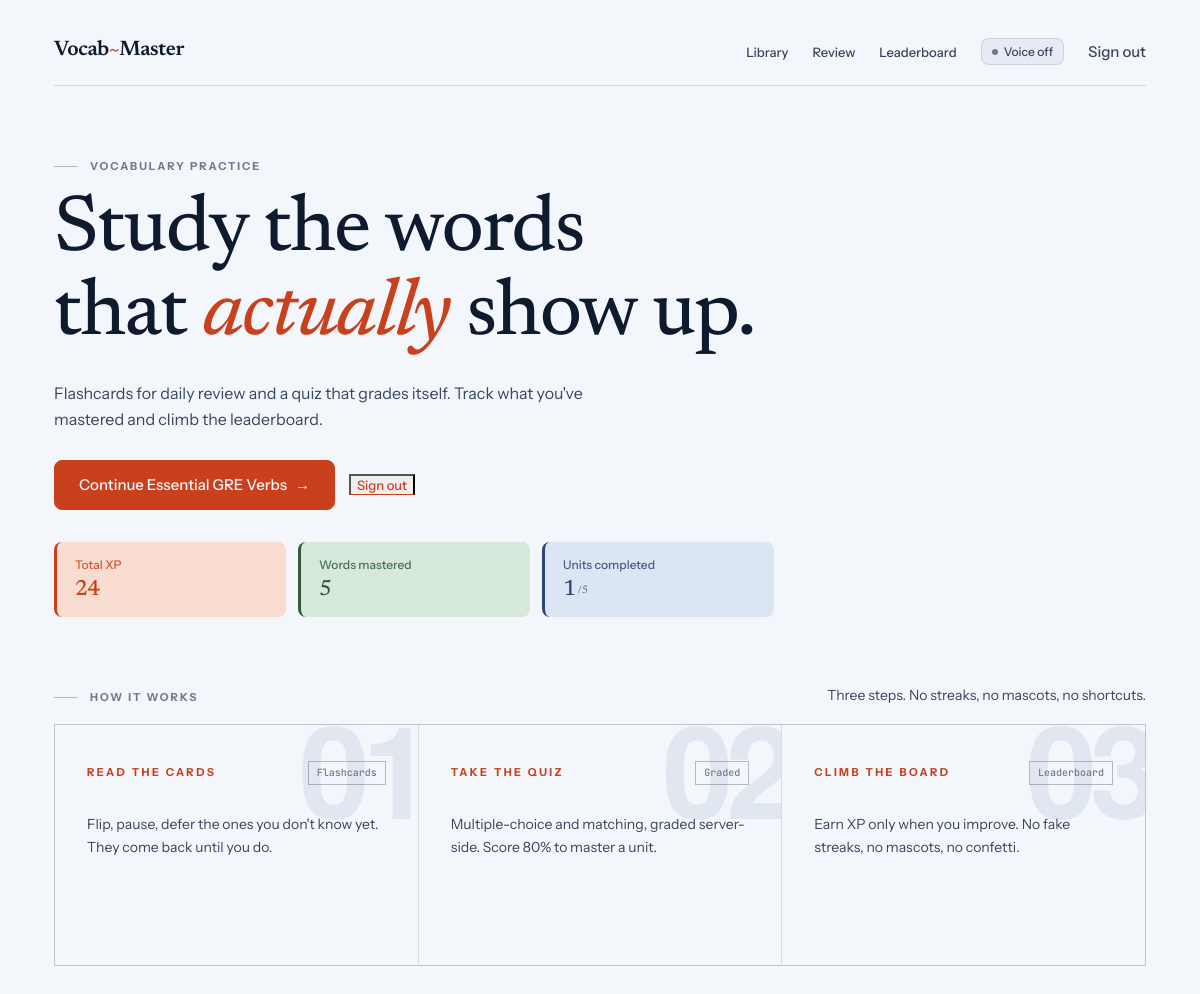
/ (signed in), run on an earlier commit of the app's database.
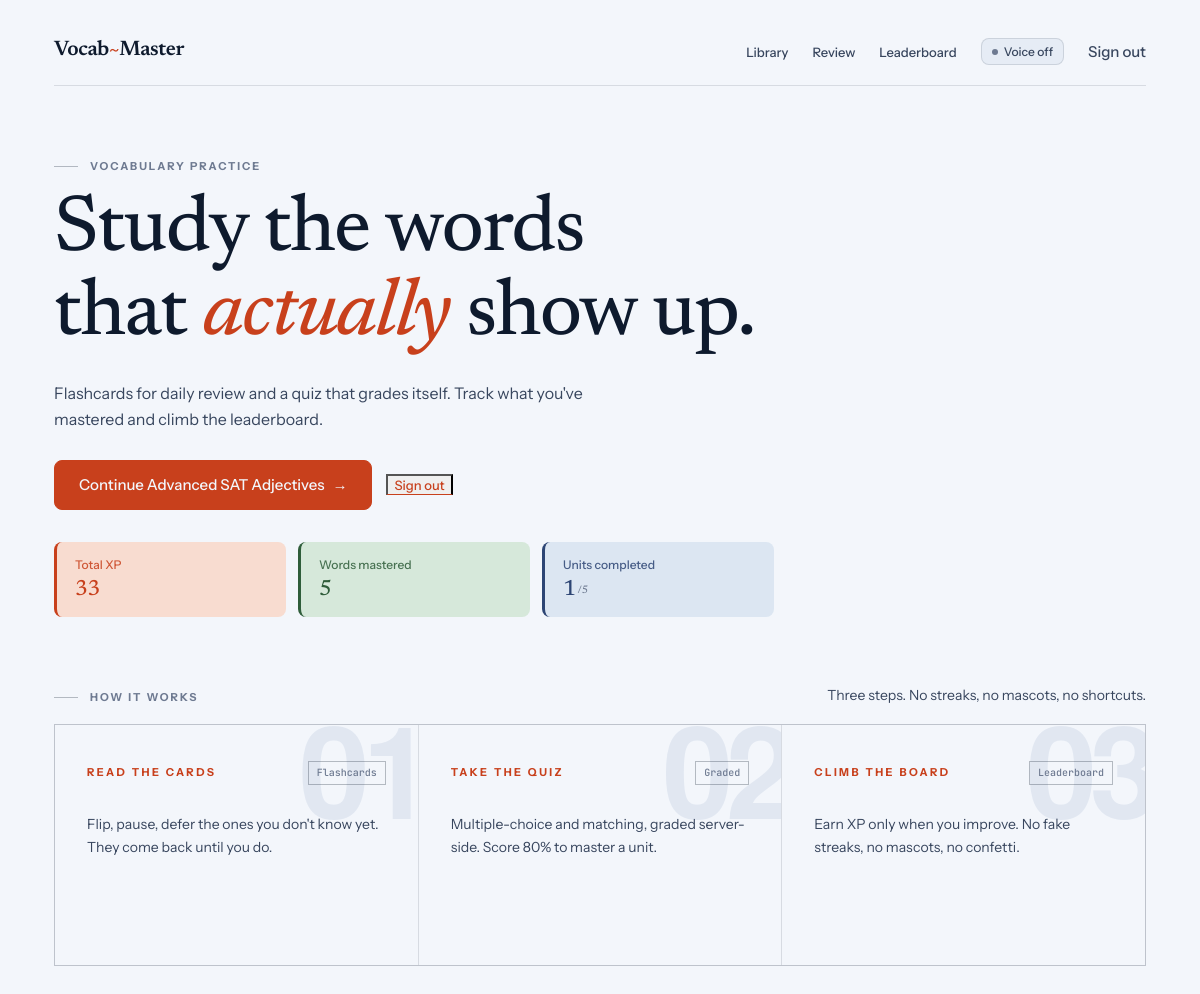
And on a later commit of the database.
### vocab/models.py (models this page shows, shortened)
class Unit(models.Model):
    title = models.CharField(max_length=150)
    slug = models.SlugField(unique=True, blank=True)

class Profile(models.Model):
    user = models.OneToOneField(User, on_delete=models.CASCADE)
    total_score = models.IntegerField(default=0)
    words_mastered = models.IntegerField(default=0)

### vocab/views.py (the view)
# urls.py: 2. Add a URL to urlpatterns:  path('', views.home, name='home')
def home(request):
    context = {}
    if request.user.is_authenticated:
        profile = _get_or_create_profile(request.user)
        progress_qs = (
            UnitProgress.objects
            .filter(user=request.user)
            .select_related('unit')
            .order_by('-id')
        )
        progress_list = list(progress_qs)
        completed = sum(1 for p in progress_list if p.is_completed)
        total_units = Unit.objects.count()
        last_progress = progress_list[0] if progress_list else None
        next_unit = (
            Unit.objects
            .exclude(id__in=[p.unit_id for p in progress_list if p.is_completed])
            .first()
        )
        resume_unit = last_progress.unit if last_progress else next_unit
        context.update({
            'profile': profile,
            'completed_units': completed,
            'total_units': total_units,
            'resume_unit': resume_unit,
            'last_progress': last_progress,
        })
    return render(request, 'vocab/index.html', context)

### vocab/context_processors.py (called while the page is built)
def due_review_count(request):
    if not request.user.is_authenticated:
        return {}
    count = FlashcardReview.objects.filter(
        user=request.user,
        next_review__lte=timezone.now().date(),
    ).count()
    return {'due_review_count': count}

### vocab/views.py (called while the page is built)
def _get_or_create_profile(user):
    profile, _ = Profile.objects.get_or_create(user=user)
    return profile

### vocab/templates/vocab/index.html (shortened to what this page needs)
{% extends "vocab/base.html" %}
{% block content %}
<section class="hero reveal">
    <span class="eyebrow"><span class="rule-tick"></span>Vocabulary practice</span>
    <h1 class="display hero-title">
        Study the words<br>
        that <em>actually</em> show up.
    </h1>
    <p class="hero-blurb">
        Flashcards for daily review and a quiz that grades itself.
        Track what you've mastered and climb the leaderboard.
    </p>
    <div class="hero-cta">
        {% if user.is_authenticated %}
            {% if resume_unit %}
                <a href="{% url 'unit_detail' resume_unit.slug %}" class="btn accent large">Continue {{ resume_unit.title }} <span class="arrow">&rarr;</span></a>
            {% else %}
                <a href="{% url 'unit_hub' %}" class="btn accent large">Go to library <span class="arrow">&rarr;</span></a>
            {% endif %}
            <form method="POST" action="{% url 'logout' %}" style="display:inline;margin:0;">
                <button type="submit" class="text-link hero-alt">Sign out</button>
            </form>
        {% else %}
            <a href="{% url 'register' %}" class="btn accent large">Start learning &mdash; free <span class="arrow">&rarr;</span></a>
            <a href="{% url 'login' %}" class="text-link hero-alt">Already have an account? Sign in.</a>
        {% endif %}
    </div>
    {% if user.is_authenticated %}
    <div class="stats-row">
        <div class="stat tint-accent">
            <span class="stat-label">Total XP</span>
            <span class="stat-value xp">{{ profile.total_score }}</span>
        </div>
        <div class="stat tint-success">
            <span class="stat-label">Words mastered</span>
            <span class="stat-value success">{{ profile.words_mastered }}</span>
        </div>
        <div class="stat tint-info">
            <span class="stat-label">Units completed</span>
            <span class="stat-value info">{{ completed_units }}<span class="stat-frac">/{{ total_units }}</span></span>
        </div>
    </div>
    {% endif %}
</section>
<section class="features-wrap">
    <div class="features-head">
        <span class="eyebrow"><span class="rule-tick"></span>How it works</span>
        <p class="feat-blurb">Three steps. No streaks, no mascots, no shortcuts.</p>
    </div>
    <div class="features">
        <article class="feature feat-reveal" style="--i:0;">
            <span class="feat-ghost">01</span>
            <div class="feat-body">
                <div class="feat-top">
                    <span class="feat-title">Read the cards</span>
                    <span class="feat-tag">Flashcards</span>
                </div>
                <p class="feat-text">Flip, pause, defer the ones you don't know yet. They come back until you do.</p>
            </div>
        </article>
        <article class="feature feat-reveal" style="--i:1;">
            <span class="feat-ghost">02</span>
            <div class="feat-body">
                <div class="feat-top">
                    <span class="feat-title">Take the quiz</span>
                    <span class="feat-tag">Graded</span>
                </div>
                <p class="feat-text">Multiple-choice and matching, graded server-side. Score 80% to master a unit.</p>
            </div>
        </article>
        <article class="feature feat-reveal" style="--i:2;">
            <span class="feat-ghost">03</span>
            <div class="feat-body">
                <div class="feat-top">
                    <span class="feat-title">Climb the board</span>
                    <span class="feat-tag">Leaderboard</span>
                </div>
                <p class="feat-text">Earn XP only when you improve. No fake streaks, no mascots, no confetti.</p>
            </div>
        </article>
    </div>
</section>
{% endblock %}

What changed in the data, as far as the page shows it:
no longer on this page (row unchanged): Unit: title "Essential GRE Verbs"
now on this page (row unchanged): Unit: title "Advanced SAT Adjectives"
changed Profile: total_score "24" → "33"
